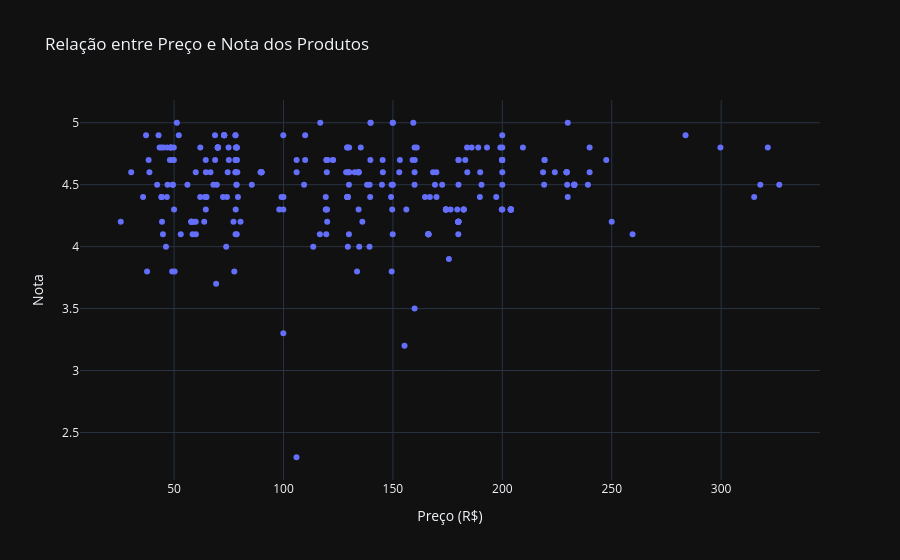

The notebook cell saved with this chart:
### Markdown cell above
### 3.2 Gráfico de Dispersão — Preço e Nota

O gráfico de dispersão é utilizado para analisar a relação entre duas variáveis numéricas. Neste caso, são comparados o preço e a nota dos produtos para verificar se produtos mais caros apresentam avaliações superiores.

### Code cell
fig_dispersao = px.scatter(
    df,
    x='Preço',
    y='Nota',
    title='Relação entre Preço e Nota dos Produtos',
    labels={
        'Preço': 'Preço (R$)',
        'Nota': 'Nota'
    }
)

fig_dispersao.update_layout(
    xaxis_title='Preço (R$)',
    yaxis_title='Nota'
)

### Figure 1 — Plotly figure (JSON) as saved in the notebook; plotly's stock layout.template omitted (floating-point values rounded to 4 significant figures; data arrays with more than 128 entries replaced by an {"elided": "..."} marker saying what was removed)
{"data": [{"hovertemplate": "Preço (R$)=%{x}<br>Nota=%{y}<extra></extra>", "legendgroup": "", "marker": {"color": "#636efa", "symbol": "circle"}, "mode": "markers", "name": "", "orientation": "v", "showlegend": false, "x": {"elided": "295 float values"}, "xaxis": "x", "y": {"elided": "295 float values"}, "yaxis": "y", "type": "scatter"}], "layout": {"xaxis": {"anchor": "y", "domain": [0.0, 1.0], "title": {"text": "Preço (R$)"}}, "yaxis": {"anchor": "x", "domain": [0.0, 1.0], "title": {"text": "Nota"}}, "legend": {"tracegroupgap": 0}, "title": {"text": "Relação entre Preço e Nota dos Produtos"}}}
